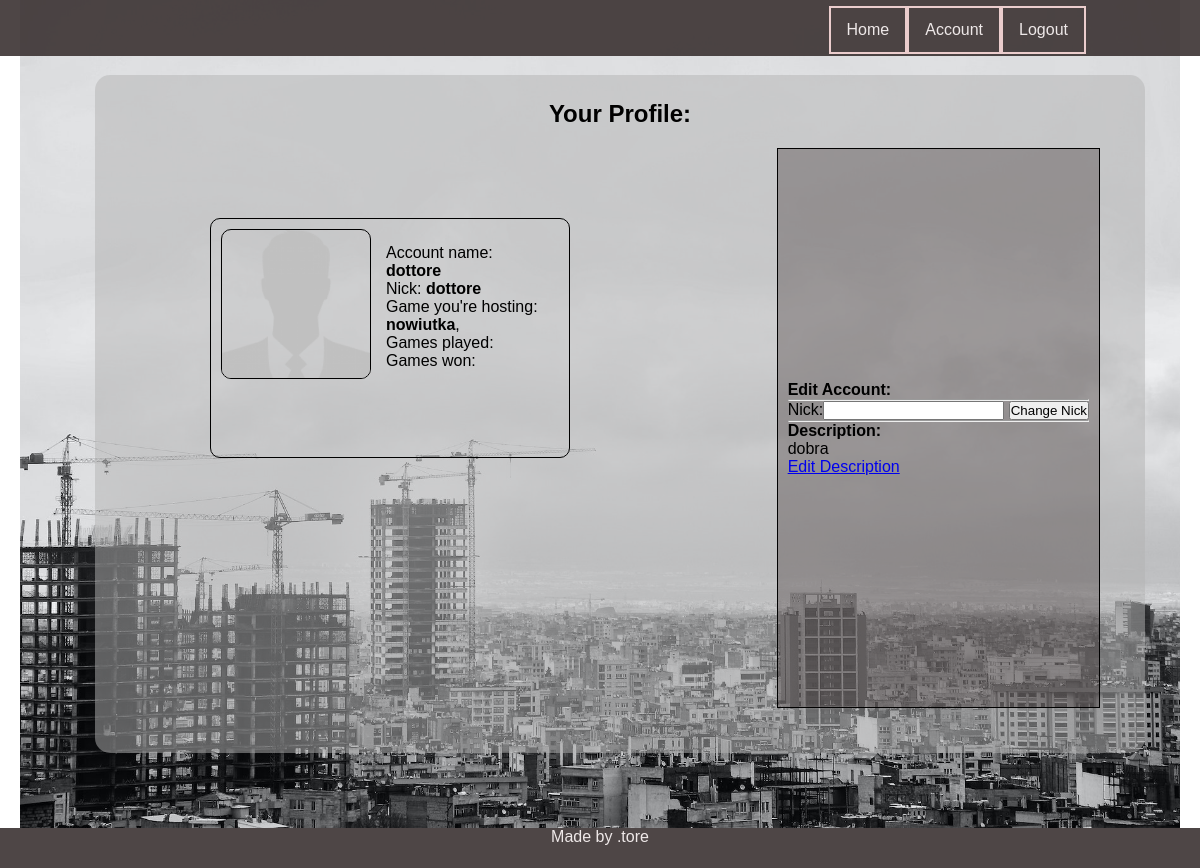
The page /player/account/dottore=pusty (signed in) on the database as committed earlier.
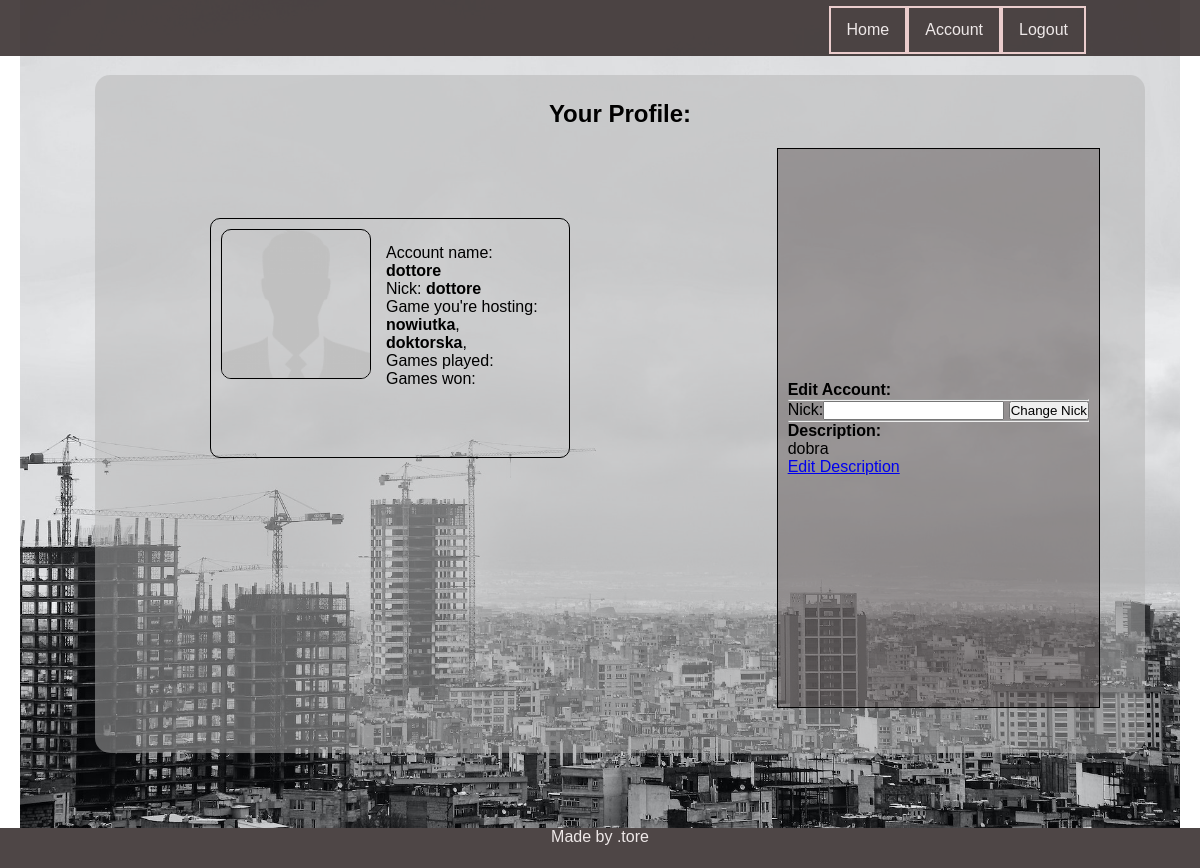
The same page on the database as committed later.
### player/models.py (models this page shows, shortened)
class Player(models.Model):
    name = models.ForeignKey(User, on_delete=models.CASCADE, related_name='player_name')
    parent = models.CharField(max_length =10)
    nick = models.CharField(max_length=10)
    in_game = models.CharField(max_length=200,default="",null=True)
    ready = models.BooleanField(default=False)
    moved = models.BooleanField(default=False, null=True, blank=True)
    money = models.IntegerField(default=150)
    position = models.IntegerField(default=0, null=True, blank=True)
    properties = models.CharField(max_length=400, null=True, default="")
    description = models.TextField(max_length=300, null=True)
    def __str__(self):
        return self.nick

### game/models.py (models this page shows, shortened)
class Game(models.Model):
    name = models.CharField(max_length=150)
    host = models.CharField(max_length=10)
    config = models.ForeignKey(Config, on_delete=models.CASCADE, related_name='game_config', blank=True, null=True)
    is_played = models.BooleanField(default=False)
    max_players = models.IntegerField(default=4)
    who_is_ready = models.ManyToManyField(Player, related_name="guys_ready", blank=True)
    who_is_playing = models.ManyToManyField(Player, related_name="guys_playing", blank=True)
    turn = models.IntegerField(default=1)
    turn_of_player = models.ForeignKey(Player, on_delete=models.CASCADE, related_name='czyja_tura', blank=True,
                                       null=True)

### player/views.py (the view)
# urls.py: path('account/<str:acc>=<str:notif>', account, name="player_account"),
@login_required
def account(request, acc, notif):
    usr = request.user
    player = Player.objects.get(parent=usr.username)
    form = ChangeNick
    hs = Game.objects.filter(host=player.nick)
    hs_nr = hs.count()
    desc = player.description
    args = {'player': player, 'form': form, 'games': hs , 'games_nr': hs_nr, 'description': desc}
    return render(request, 'player/player_account.html', args)

### templates/player/player_account.html (shortened to what this page needs)
{% extends 'base.html' %}
{% load static %}
{% block css %}
<link rel="stylesheet" href="{% static 'css/account.css' %}">
{% endblock %}
{% block content %}
<h1 class="main_heading">Your Profile:</h1>
<div class="acc_content">
    <section class="acc_data">
        <img class="userImage" src="{%static 'img/placeholder.png'%}" alt="">
            <ul class = "acc_list">
                <li>Account name:<strong> {{user.username}}</strong></li>
                <li>Nick: <strong>{{player}}</strong></li>
                <li>
                    Game you're hosting:{% for g in games %}
                    <strong>{{g.name}}</strong>,
                    {% endfor %}
                </li>
                <li>Games played:</li>
                <li>Games won:</li>
            </ul>
    </section>
    <section class="acc_edit">
        <h4>Edit Account:</h4>
        <hr>
        {{form}}
            <button type = 'submit' name="create" value = 'ok'>Change Nick</button>
            <hr>
            <h4> Description:</h4>
            <p>
                {{description}}
            </p>
            <a href='{% url "edit_description" user.username%}'>Edit Description</a>
</section>
</div>
{% endblock %}

### templates/base.html (shortened to what this page needs)
{% load static %}
<!doctype html>
<html class="no-js" lang="en-en">
    <head>
        <link rel="stylesheet" href="{% static 'css/main.css' %}">
        {% block css %}
        {% endblock %}
</head>
<body>
   <nav class="navbar">
        <ul class ='navbar-list'>
            <li><a class="navbar-item" href="/">Home</a></li>
                {% if user.is_authenticated %}
            <li><a class="navbar-item" href="{% url 'player_account' user.username "pusty"%}">Account</a></li>
            <li><a class="navbar-item" href="{% url 'player_logout' %}">Logout</a></li>
                {% else %}
            <li><a class="navbar-item" href="{% url 'player_login' %}"> Login </a> </li>
            <li><a class="navbar-item" href="{% url 'player_login' %}"> Sing up </a> </li>
                {% endif %}
        </ul>
    </nav>
        <div class ="bg">
            <section class='s_main'>
                <div class="content-container --hidden">
                    {% block content %}
                    {% endblock %}
                 </div>
            </section>
        </div>
    <footer>
        Made by .tore
    </footer>
</body>
</html>

### static/css/main.css (style rules this page uses)
* { padding: 0; margin: 0; box-sizing: border-box; }
body { font-family: "Noto Sans JP", sans-serif; }
:root { --main-bg-color: hsla(0, 0%, 70%, 50%); --main-bars-color: rgba(59, 50, 50, 0.9); --main-color-alpha: rgba(39, 26, 26, 0.3); --main-gold-border: #f69c55; --font-color: rgb(238, 232, 232); }
.navbar { position: absolute; height: 7vh; width: 100%; background-color: var(--main-bars-color); color: var(--font-color); z-index: 100; }
.navbar-list { position: absolute; display: flex; list-style: none; right: 10vw; height: 6vh; }
.navbar-item { display: flex; justify-content: center; align-items: center; height: 100%; width: 100%; border: 2px solid rgb(235, 205, 205); color: var(--font-color); text-decoration: none; margin: 6px; padding: 10px; font-weight: 400; z-index: 10; cursor: pointer; }
.s_main { position: relative; width: 100vw; padding: 50px; }
.bg { height: 100%; background: url(city_bg.jpg); background-size: cover; margin: 0 20px; }
.content-container { margin: 25px; padding: 25px; background-color: var(--main-bg-color); border-radius: 15px; }
footer { position: absolute; height: 5vh; width: 100vw; color: var(--font-color); background-color: var(--main-bars-color); text-align: center; }

### static/css/account.css (style rules this page uses)
.acc_content { height: 75vh; }
.acc_list { list-style: none; margin: 15px; }
.acc_edit { border: 1px solid black; padding: 10px; flex-direction: column; align-content: center; background-color: var(--main-color-alpha); }
.acc_content { display: flex; justify-content: space-between; padding: 20px; }
.userImage { height: 150px; width: 150px; border: 1px solid black; border-radius: 10px; }
.acc_data { border: 1px solid black; padding: 10px; display: flex; width: 30vw; height: 30vh; border-radius: 10px; margin: 70px 70px; }
.main_heading { text-align: center; }

Rows that differ between the two databases and show on the page:
added Game: name "doktorska"
